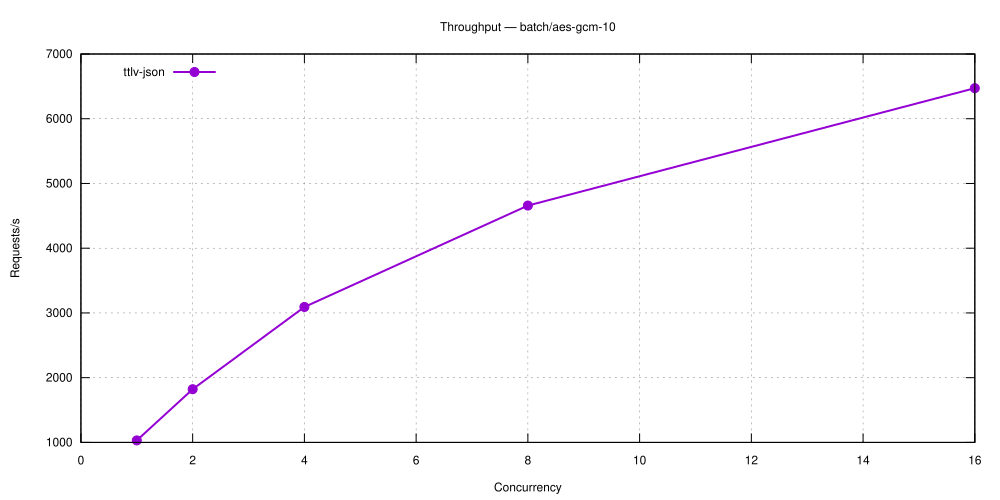

Source code (gnuplot):
set terminal svg size 1000,500 enhanced font 'Helvetica,12'
set output 'batch_aes-gcm-10.svg'
set title 'Throughput — batch/aes-gcm-10'
set grid
set xlabel 'Concurrency'
set ylabel 'Requests/s'
set key top left
plot 'batch_aes-gcm-10-5.27.1-ttlv-json.dat' using 1:2 with linespoints lw 2 pt 7 title 'ttlv-json'
